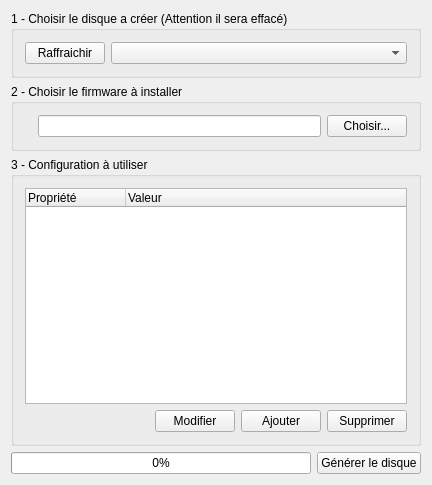
<?xml version="1.0" encoding="UTF-8"?>
<ui version="4.0">
 <class>MainWindow</class>
 <widget class="QMainWindow" name="MainWindow">
  <property name="geometry">
   <rect>
    <x>0</x>
    <y>0</y>
    <width>432</width>
    <height>485</height>
   </rect>
  </property>
  <property name="windowTitle">
   <string>Calaos CF Creator</string>
  </property>
  <widget class="QWidget" name="centralWidget">
   <layout class="QVBoxLayout" name="verticalLayout_2">
    <item>
     <widget class="QGroupBox" name="groupBox1">
      <property name="sizePolicy">
       <sizepolicy hsizetype="Preferred" vsizetype="Fixed">
        <horstretch>0</horstretch>
        <verstretch>0</verstretch>
       </sizepolicy>
      </property>
      <property name="title">
       <string>1 - Choisir le disque a créer (Attention il sera effacé)</string>
      </property>
      <layout class="QHBoxLayout" name="horizontalLayout_2">
       <item>
        <widget class="QPushButton" name="buttonRefresh">
         <property name="text">
          <string>Raffraichir</string>
         </property>
         <property name="icon">
          <iconset resource="resources.qrc">
           <normaloff>:/data/view-refresh.png</normaloff>:/data/view-refresh.png</iconset>
         </property>
        </widget>
       </item>
       <item>
        <widget class="QComboBox" name="comboDrive">
         <property name="sizePolicy">
          <sizepolicy hsizetype="Expanding" vsizetype="Fixed">
           <horstretch>0</horstretch>
           <verstretch>0</verstretch>
          </sizepolicy>
         </property>
        </widget>
       </item>
      </layout>
     </widget>
    </item>
    <item>
     <widget class="QGroupBox" name="groupBox2">
      <property name="sizePolicy">
       <sizepolicy hsizetype="Preferred" vsizetype="Fixed">
        <horstretch>0</horstretch>
        <verstretch>0</verstretch>
       </sizepolicy>
      </property>
      <property name="title">
       <string>2 - Choisir le firmware à installer</string>
      </property>
      <layout class="QHBoxLayout" name="horizontalLayout_3">
       <item>
        <widget class="QLabel" name="iconFW">
         <property name="maximumSize">
          <size>
           <width>24</width>
           <height>24</height>
          </size>
         </property>
         <property name="text">
          <string/>
         </property>
        </widget>
       </item>
       <item>
        <widget class="QLineEdit" name="lineEditFW">
         <property name="readOnly">
          <bool>true</bool>
         </property>
        </widget>
       </item>
       <item>
        <widget class="QPushButton" name="buttonChoose">
         <property name="text">
          <string>Choisir...</string>
         </property>
         <property name="icon">
          <iconset resource="resources.qrc">
           <normaloff>:/data/document-open.png</normaloff>:/data/document-open.png</iconset>
         </property>
        </widget>
       </item>
      </layout>
     </widget>
    </item>
    <item>
     <widget class="QGroupBox" name="groupBox3">
      <property name="title">
       <string>3 - Configuration à utiliser</string>
      </property>
      <layout class="QVBoxLayout" name="verticalLayout">
       <item>
        <widget class="QTreeWidget" name="treeProperties">
         <property name="showDropIndicator" stdset="0">
          <bool>false</bool>
         </property>
         <property name="alternatingRowColors">
          <bool>true</bool>
         </property>
         <property name="rootIsDecorated">
          <bool>false</bool>
         </property>
         <property name="itemsExpandable">
          <bool>false</bool>
         </property>
         <property name="allColumnsShowFocus">
          <bool>true</bool>
         </property>
         <column>
          <property name="text">
           <string>Propriété</string>
          </property>
         </column>
         <column>
          <property name="text">
           <string>Valeur</string>
          </property>
         </column>
        </widget>
       </item>
       <item>
        <layout class="QHBoxLayout" name="horizontalLayout_5" stretch="0,0,0,0">
         <item>
          <spacer name="horizontalSpacer">
           <property name="orientation">
            <enum>Qt::Horizontal</enum>
           </property>
           <property name="sizeHint" stdset="0">
            <size>
             <width>40</width>
             <height>20</height>
            </size>
           </property>
          </spacer>
         </item>
         <item>
          <widget class="QPushButton" name="modifyButton">
           <property name="text">
            <string>Modifier</string>
           </property>
           <property name="icon">
            <iconset resource="resources.qrc">
             <normaloff>:/data/edit-rename.png</normaloff>:/data/edit-rename.png</iconset>
           </property>
          </widget>
         </item>
         <item>
          <widget class="QPushButton" name="addButton">
           <property name="text">
            <string>Ajouter</string>
           </property>
           <property name="icon">
            <iconset resource="resources.qrc">
             <normaloff>:/data/edit_add.png</normaloff>:/data/edit_add.png</iconset>
           </property>
          </widget>
         </item>
         <item>
          <widget class="QPushButton" name="delButton">
           <property name="text">
            <string>Supprimer</string>
           </property>
           <property name="icon">
            <iconset resource="resources.qrc">
             <normaloff>:/data/edit_remove.png</normaloff>:/data/edit_remove.png</iconset>
           </property>
          </widget>
         </item>
        </layout>
       </item>
      </layout>
     </widget>
    </item>
    <item>
     <layout class="QHBoxLayout" name="horizontalLayout">
      <item>
       <widget class="QProgressBar" name="progressBar">
        <property name="value">
         <number>0</number>
        </property>
       </widget>
      </item>
      <item>
       <widget class="QPushButton" name="buttonCreate">
        <property name="text">
         <string>Générer le disque</string>
        </property>
        <property name="icon">
         <iconset resource="resources.qrc">
          <normaloff>:/data/run-build.png</normaloff>:/data/run-build.png</iconset>
        </property>
       </widget>
      </item>
     </layout>
    </item>
   </layout>
  </widget>
 </widget>
 <layoutdefault spacing="6" margin="11"/>
 <resources>
  <include location="resources.qrc"/>
 </resources>
 <connections/>
</ui>
